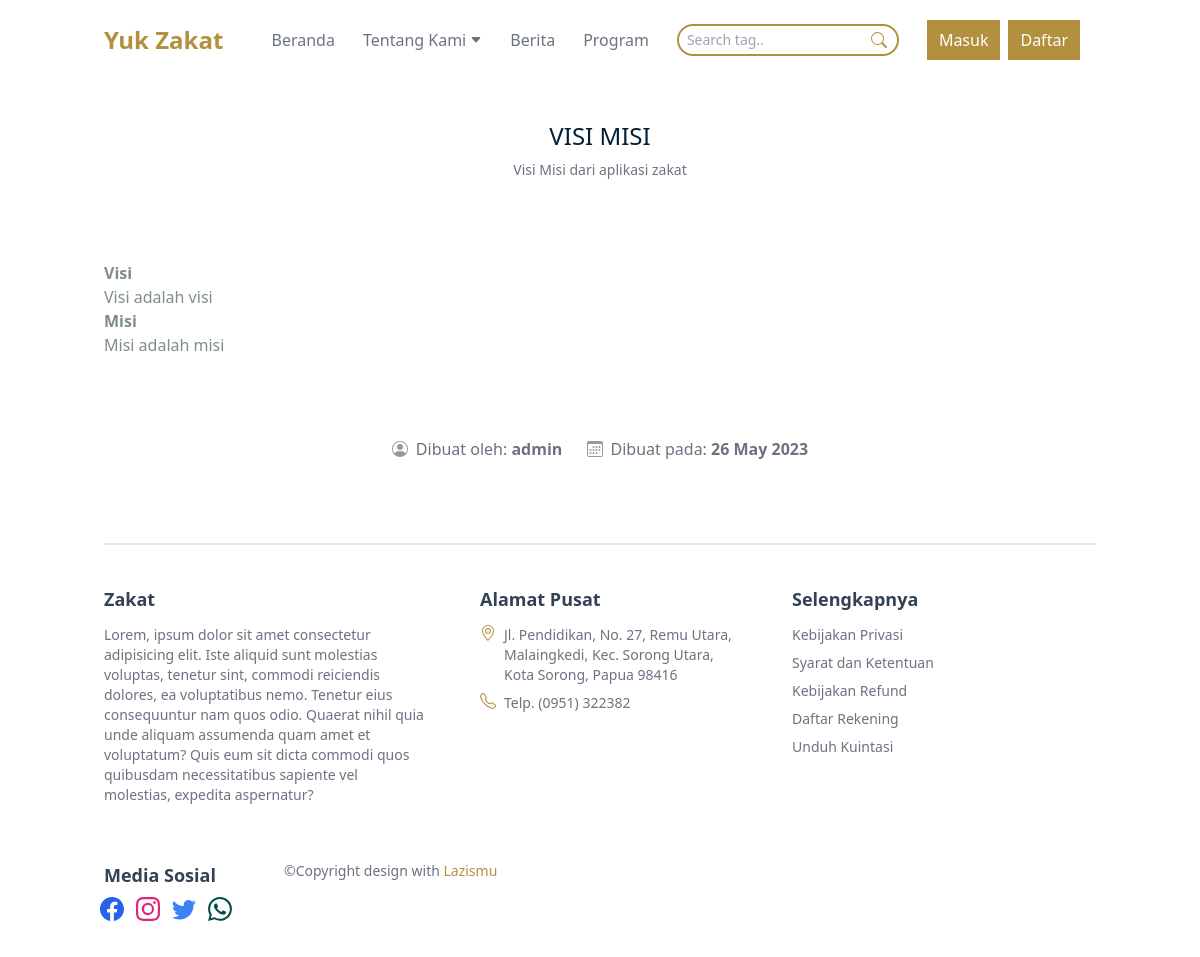
/public/visimisi, run on an earlier commit of the app's database.
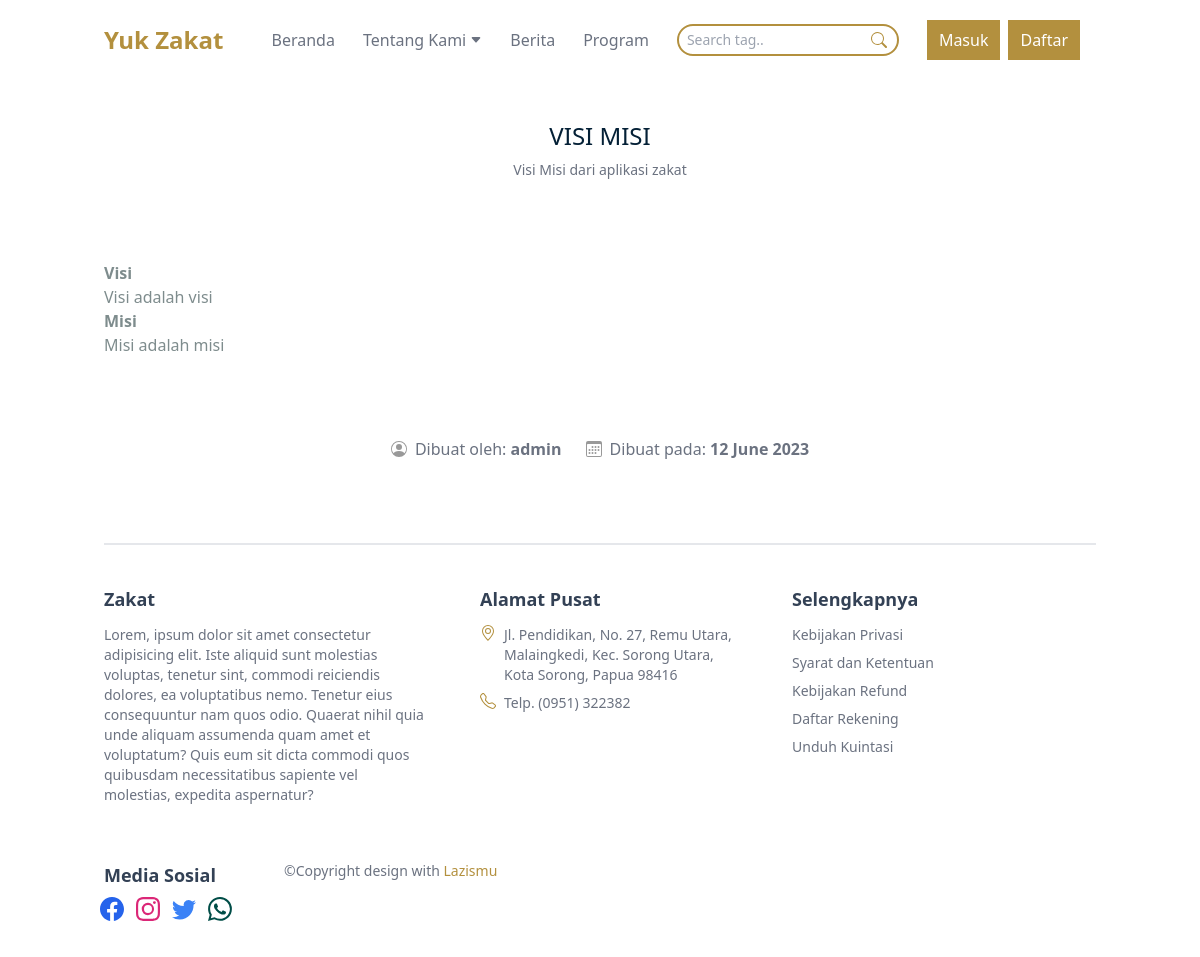
And on a later commit of the database.
### tables this page shows
CREATE TABLE `tb_visimisi` (
  `id_visimisi` int NOT NULL,
  `username` varchar(50) NOT NULL,
  `content` text NOT NULL,
  `datetime` datetime NOT NULL
);

### app/core/Controller.php (called while the page is built, shortened)
<?php
class Controller {
  public function view($view, $data = []): void {
    require_once '../app/views/' . $view . '.php';
  }
  public function model($model_class): object {
    return new $model_class;
  }
}

### app/controllers/Visimisi.php (called while the page is built, shortened)
<?php
class Visimisi extends Controller {
  public function index() {
    $data['judul'] = 'Visi Misi';
    $data['visimisi'] = $this->model('Visimisi_model')->getVisiMisi();
    $this->view('visimisi/index', $data);
  }
}

### app/core/App.php (called while the page is built, shortened)
<?php
class App {
  protected $controller = 'Web', $method = 'index', $params = [];
  public function __construct()
  {
    $this->controller = new $this->controller;
    call_user_func_array([$this->controller, $this->method], $this->params);
  }
}

### public/index.php (called while the page is built, shortened)
<?php
$app = new App;

### app/core/Database.php (called while the page is built, shortened)
<?php
class Database {
  private $host = DBHOST, $user = DBUSER, $pass = DBPASS, $dbname = DBNAME;
  private $dbh;
  private $stmt;
  public function __construct()
  {
    $dsn = "mysql:host=$this->host;dbname=$this->dbname";
    $options = [
      PDO::ATTR_PERSISTENT => true,
      PDO::ATTR_ERRMODE    => PDO::ERRMODE_EXCEPTION
    ];
    try {
      $this->dbh = new PDO($dsn, $this->user, $this->pass, $options);
    } catch(PDOException $e) {
      die($e->getMessage());
    }
  }
  public function query($query): void {
    $this->stmt = $this->dbh->prepare($query);
  }
  public function execute(): void {
    $this->stmt->execute();
  }
  public function single(): array {
    $this->execute();
    return $this->stmt->fetch(PDO::FETCH_ASSOC);
  }
}

### app/models/Visimisi_model.php (called while the page is built)
<?php
class Visimisi_model {
  private $table = 'tb_visimisi';
  private $db;
  public function __construct()
  {
    $this->db = new Database();
  }
  public function getVisiMisi(): array {
    $query = "SELECT * FROM $this->table";
    $this->db->query($query);
    return $this->db->single();
  }
}

### app/views/visimisi/index.php (the view, shortened to what this page needs)
<div class="container">
  <div class="content">
    <div class="title mb-20">
      <h3 class="text-title">Visi Misi</h3>
      <span class="text-sm text-lightgray mt-2 inline-block">Visi Misi dari aplikasi zakat</span>
    </div>
    <div>
      <?php echo $data['visimisi']['content']?>
    </div>
    <div class="text-center mt-20">
      <div class="inline-flex text-lightgray items-center mr-5">
        <span class="mr-2"></span>
        <span>Dibuat oleh: <strong><?= $data['visimisi']['username'] ?></strong></span>
      </div>
      <div class="inline-flex items-center text-lightgray">
        <span class="mr-2"></span>
        <span>Dibuat pada: <strong><?= date('d F Y',strtotime(explode(' ', $data['visimisi']['datetime'])[0])) ?></strong></span>
      </div>
    </div>
  </div>
</div>

What changed in the data, as far as the page shows it:
changed tb_visimisi "Visi Visi adalah visi Misi Misi adalah misi": datetime "26 May 2023" → "12 June 2023"
